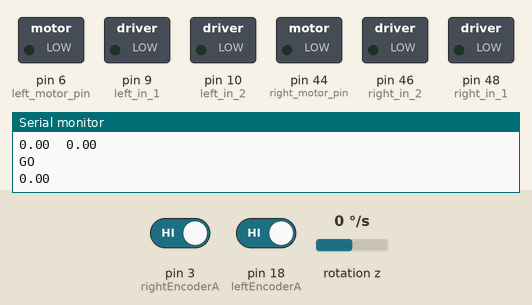
Bench run of a sketch on a simulated Arduino Mega 2560, built with avr-gcc and run on an emulated ATmega2560. On the bench: switched loads named in the sketch (green lamp = pin HIGH), the last lines printed to the serial monitor. Wiring (inferred from the names in the program): MPU-6050 motion sensor at I2C address 0x68. The test bench sets the inputs (shaded band); at power-on: rotation z 0 °/s, pin 3 (rightEncoderA) HIGH, pin 18 (leftEncoderA) HIGH.

Above: at 11.2 s.
11.3 s: rotation z set to -192 °/s
At 13.2 s:
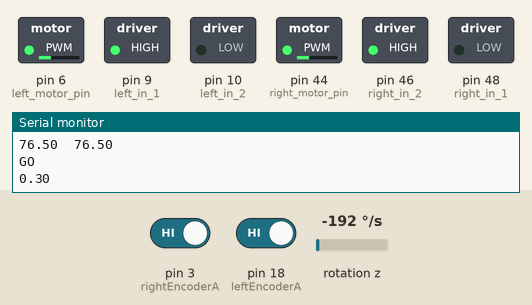
14.2 s: rotation z set to 100 °/s
At 17.1 s:
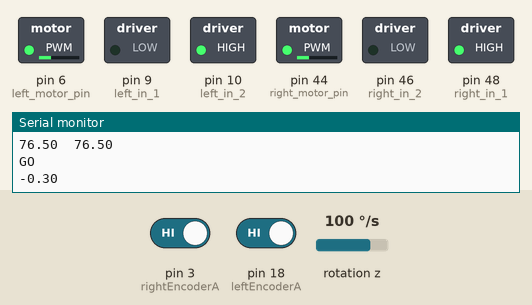
17.2 s: rotation z set to 97 °/s
At 19.2 s:
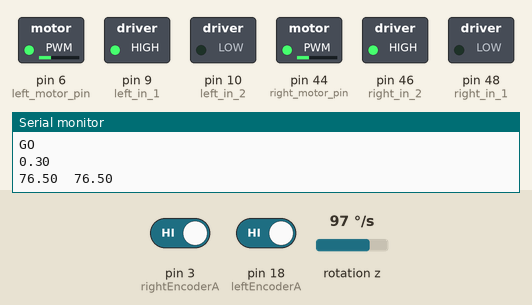
Timing chart, 0 to 21.3 s (numbered marks = the images above; inputs shaded):
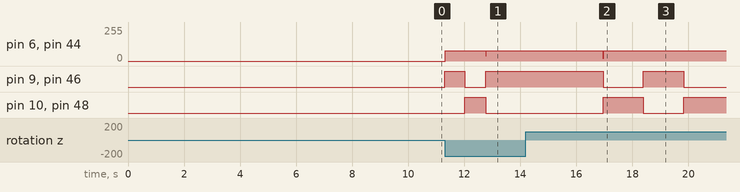

The sketch:

Turn-Test.ino
```cpp
#include "Wire.h"
#include "PIDController.h"

//A0 on MPU6050 set to 0
//6050 7 bit address is 0x68
//PWMGT address is 107; bit 6 controls sleep mode
//z axis gryo is 71 and 72; low is 72, high is 71
const int MPU_addr=0x68;  // I2C address of the MPU-6050
double gyro = 0;
long int t = millis();
float testing = 100000;
float calVal;

float gyroConvert = .978 * float(250)/(float(30500) * float(100000.0));

double FORWARD_DIST = 14;
float LEFT_TURN  = -90.25;
float RIGHT_TURN = 90.25;
float FULL_TURN = 166;

//Drive at this speed
float FORWARD_SPEED_CONST = 0.2;

double STOP_SPEED_THRESHOLD = 0.125;

//Navigation mode flags
bool isTurnInPlace = false;
bool turnComplete = false;
bool driveComplete = false;
bool isMotionFinished = false; //When the main control loop decides that it is finished, set this to true
float startYaw = 0;

int n = LOW, m = LOW;
int leftEncoderALast = LOW;
int rightEncoderALast = LOW;

int left_motor_pin = 6, left_in_1 = 9, left_in_2 = 10;
int right_motor_pin = 44, right_in_1 = 48, right_in_2 = 46;

//Encoders are reversed now, yo
int leftEncoderA = 18;
int leftEncoderB = 17;
int rightEncoderA = 3;
int rightEncoderB = 4;

double distance = 0.0, gyro_error = 0;
double kR = 0.009569377, kL = 0.009569377;//Encoder constants to convert to inches
double Y, X;


volatile int leftEncoderPos = 0;
volatile int rightEncoderPos = 0;
double yaw = 0;

//Targets
float targetYaw = 0;
double distance_target = 0;

//Wheel Distances
double leftDistance = 0, rightDistance = 0;

//Stores the PID constants for driving a distance and turning. [kP, kI, kD]
float turnPID[3] = {0.3, 0.0009, 0.0004};
float distPID[3] = {0.35, 0.0005, 0.000};

PIDController turningPID(0, turnPID);
PIDController distancePID(0, distPID);

//Motion Profile Variables
unsigned long startTime;
unsigned long accelTime, cruiseTime;
float maxVelocity = 2, maxAccel = 4, oldMaxVelocity = 6, oldMaxAccel = 8; //inches/sec and inches/sec/sec
float kV = 0.15, kA = 0.125;

//************************GYRO BLOCK*******************************//
double pollGyro(){
 Wire.beginTransmission(MPU_addr);
 Wire.write(71);  // starting with register 0x3B (ACCEL_XOUT_H)
 Wire.endTransmission(false);
 Wire.requestFrom(MPU_addr,2,true);  // request a total of 2 registers
 gyro = (~((Wire.read()<<8 | Wire.read())-1));
 //gyro = (((~(Wire.read()-1))<<8|(~(Wire.read()-1))));//*(250/32768));
 //Serial.println(gyro);

 return(gyro);//*(250.0/32768.0)-.05
 //Serial.println();
}
//************END GYRO BLOCK************************************//

//If the signals are the same, the encoder is rotating forward, else backwards
void doLeftEncoder()
{
  if(digitalRead(leftEncoderA) == digitalRead(leftEncoderB))
  {
    ++leftEncoderPos;
  }
  else
  {
    --leftEncoderPos;
  }
}
void doRightEncoder()
{
  if(digitalRead(rightEncoderA) == digitalRead(rightEncoderB))
  {
    ++rightEncoderPos;
  }
  else
  {
    --rightEncoderPos;
  }
}

/*
void superArcadeDrive(float left, float right, float turn_power)
{
	if(turn_power > 0)
	{

	}
	else
	{

	}
}
*/


void calculateMotionProfile(double distance)
{
	driveComplete = false;

	//Restore maxVelocity if it has been changed
	maxVelocity = oldMaxVelocity;
	maxAccel = oldMaxAccel;

	//If the distance is negative, flip the maximum values
	if(distance < 0)
	{
		oldMaxVelocity = maxVelocity;
		oldMaxAccel = maxAccel;

		maxVelocity *= -1;
		maxAccel *= -1;
	}

	//Since v = at, we can calculate acceleration time by dividing max velocity by max acceleration
	accelTime = maxVelocity / maxAccel;

	//We can find the distance travelled during both acceleration phases (positive and negative) by integrating
	//Treat the velocity profile as a triangle. Height is max velocity, and the base is 2 * accelTime
	//Make sure you multiply accelTime by 2 because it only calculates the duration of one phase.
	double accelDistance = (2 * accelTime) * maxVelocity * (0.5);

	//If there is still distance left after both acceleration phases, add time in for constant velocity.
	if(abs(distance) > abs(accelDistance))
	{
		//Since x = vt we know how to find the time we will spend at cruising velocities
		//Simply find the remaining distance and divide by max velocity
		cruiseTime = (distance - accelDistance) / maxVelocity;
	}
	//If the acceleration phases completely cover the distance, we are set to not cruise at all
	else if(distance == accelDistance)
	{
		//We don't need to ever cruise at a constant velocity, so set this to 0.
		cruiseTime = 0;
	}
	//If we have gone too far, then find a way to go shorter
	else
	{
		//We are going to scale the triangle down to the correct area (distance)
		//First find the factor between the two areas
		double ratio = distance / accelDistance;

		//Square root the area to find the scale factor of the sides of the triangle
		ratio = sqrt(ratio);

		//Save the input maxVelocity
		oldMaxVelocity = maxVelocity;

		//Apply ratio to the base (time) and the height (maxVelocity)
		accelTime = accelTime / ratio;
		maxVelocity = maxVelocity / ratio;
	}

	startTime = millis();
}

double trapezoidalMotionProfile()
{
	unsigned long cTime = (millis() - startTime);

	double currentTime = cTime / 1000;

	//If the current time is less than the time it takes to accelerate, we are in the acceleration phase
	if(currentTime < accelTime)
	{
		//Calculate velocity during acceleration (v = at)
		float velocity = maxAccel * currentTime;

		//Scale the velocity and acceleration to motor output
		float motorOutput = (kV * velocity) + (kA * maxAccel);

		//Output to motors
		return motorOutput;
	}
	//If the time is past the accel time, we need to cruise
	else if(currentTime < (accelTime + cruiseTime))
	{
		//Velocity is cruise velocity
		float velocity = maxVelocity;

		//Scale the velocity to motor output
		float motorOutput = kV * velocity;

		//Output to motors
		return motorOutput;
	}
	//This is the second acceleration phase
	else if(currentTime < ((2*accelTime) + cruiseTime))
	{
		//Calculate velocity during acceleration (v = vi + at)
		float velocity = maxVelocity - (maxAccel * currentTime);

		//Scale the velocity and acceleration to motor output
		float motorOutput = (kV * velocity) + ((-1) * kA * maxAccel);

		//Output to motors
		return motorOutput;
	}
	//Time is up! We should be done moving, so stop
	else
	{
		driveComplete = true;
		return 0;
	}
}

void arcadeDrive(float forward_power, float turn_power)
{
  float right, left;

  if(forward_power > 0)
  {
    if(turn_power > 0)
    {
      right = forward_power - turn_power;
      left = max(forward_power, turn_power);
    }
    else
    {
      right = max(forward_power, -turn_power);
      left = forward_power + turn_power;
    }
  }
  else
  {
    if(turn_power > 0)
    {
      right = (-1) * max(-forward_power, turn_power);
      left = forward_power + turn_power;
    }
    else
    {
      right = forward_power - turn_power;
      left = (-1) * max(-turn_power, -forward_power);
    }
  }

//Configure motors for directional driving
  if(left < 0)
  {
	digitalWrite(left_in_1, LOW);
	digitalWrite(left_in_2, HIGH);
  }
  else if(left == 0)
  {
	digitalWrite(left_in_1, LOW);
	digitalWrite(left_in_2, LOW);
  }
  else
  {
	digitalWrite(left_in_1, HIGH);
	digitalWrite(left_in_2, LOW);
  }

  if(right < 0)
  {
	digitalWrite(right_in_1, LOW);
	digitalWrite(right_in_2, HIGH);
  }
  else if(right == 0)
  {
	digitalWrite(right_in_1, LOW);
	digitalWrite(right_in_2, LOW);
  }
  else
  {
	digitalWrite(right_in_1, HIGH);
	digitalWrite(right_in_2, LOW);
  }

  Serial.print(abs(left)  * 255);
  Serial.print("\t");
  Serial.println(abs(right)  * 255);

  //Output to motors
  analogWrite(left_motor_pin, abs(left)  * 255);
  analogWrite(right_motor_pin, abs(right) * 255);
}
/*
	End Driving Functions
*/

bool mainControlLoop()
{

  //Update the yaw of the robot
    //yaw += float((micros()-t)*(pollGyro()-6)/testing)*(250.0/32768.0);
	yaw += float(((micros()-t)*(pollGyro()-calVal)))*gyroConvert;
    t = micros();

    //Serial.print(driveComplete);
    //Serial.print("\n");
    //Serial.println(turnComplete);

    gyro_error = yaw - targetYaw;
    //gyro_error = fmod((gyro_error + 180), 360.0) - 180;
    if(gyro_error > 180)
    {
      gyro_error = -(360 - gyro_error);
    }


	//Get the output variables based on PID Control
	if(!isTurnInPlace)
	{
		X = distancePID.GetOutput(distance_target, distance); //Calculate the forward power of the motors

		//If the robot is within a half inch of distance target, stop
		if(abs(distance - distance_target) < 0.5 )//&& abs(X) < STOP_SPEED_THRESHOLD)
		{
			//X = 0;
			driveComplete = true;
			//Serial.println("Drive Complete.");
		}
		else
		{
			driveComplete = false;
		}
	}
	else
	{
		driveComplete = true;
		X = 0;
	}

	Y = turningPID.GetOutput(0, gyro_error) * (-1); //Calculate the turning power of the motors

	Serial.println(Y);
	//Don't output if the output won't move the robot (save power)
	//X = filter(X);
	//Y = filter(Y);

	//if we are only off by 1 degree, dont turn
	if(((abs(gyro_error) < 0.25 && isTurnInPlace) || (abs(gyro_error) < 0.5 && !isTurnInPlace)) && abs(Y) < STOP_SPEED_THRESHOLD)
	{
		//Y = 0;
		turnComplete = true;
		//Serial.println("Turn Complete.");
	}
	else
	{
		turnComplete = false;
	}

	arcadeDrive(X,Y);

	return driveComplete && turnComplete;
}

void setup()
{
	Serial.begin(9600);
    //encoder initialization
    pinMode(leftEncoderA, INPUT);  //left encoder
    pinMode(leftEncoderB, INPUT);
    digitalWrite(leftEncoderA, HIGH);//pull up resistor
    digitalWrite(leftEncoderB, HIGH);//pull up resistor
    pinMode(rightEncoderA, INPUT);  //right encoder
    pinMode(rightEncoderB, INPUT);
    digitalWrite(rightEncoderA, HIGH);//pull up resistor
    digitalWrite(rightEncoderB, HIGH);//pull up resistor

    //Motor Initialization
    pinMode(left_motor_pin, OUTPUT);     //enable/disable
    pinMode(right_motor_pin, OUTPUT);    //enable/disable
    pinMode(right_in_1, OUTPUT);
    pinMode(right_in_2, OUTPUT);
    pinMode(left_in_1, OUTPUT);
    pinMode(left_in_2, OUTPUT);

	//PID Initialization
	//CHANGED: makes it safer by using lower values
	distancePID.SetOutputRange(0.3, -0.3);
	turningPID.SetOutputRange(0.3, -0.3);

	//Encoder
	attachInterrupt(1, doRightEncoder, CHANGE); //pin 3 interrupt
	attachInterrupt(5, doLeftEncoder, CHANGE);


	Wire.begin();
    Wire.beginTransmission(MPU_addr);
    Wire.write(0x6B);  // PWR_MGMT_1 register
    Wire.write(1);     // set to zero (wakes up the MPU-6050)
    Wire.endTransmission(true);
    Wire.beginTransmission(MPU_addr);
    Wire.write(0x1B);  // Gyro
    Wire.write(0x18);     // set to zero (wakes up the MPU-6050)
    Wire.endTransmission(true);
	Wire.beginTransmission(MPU_addr);
    Wire.write(0x1A);  // LPF
    Wire.write(0x01);
    Wire.endTransmission(true);

	for(int count = 0; count < 100; count++)
	{
        calVal += pollGyro();
        delayMicroseconds(10);
    }
    calVal = calVal/float(100);
	Serial.print("CALVAL: ");
	Serial.println(calVal);

    delay(10000);  //setup delay
	yaw = 0;

	t = micros();

	//calculateMotionProfile(14);
}

void loop()
{
	targetYaw = 0;
	distance_target = 0;
	isTurnInPlace = true;

	//Serial.println(yaw);

	distance = (kL*((double)leftEncoderPos) + (kR * ((double)rightEncoderPos)))/2;

	//isMotionFinished =  false;
	isMotionFinished = mainControlLoop();

	Serial.println("GO");

    delayMicroseconds(2000);
/*
	if(isMotionFinished)
	{
		arcadeDrive(0,0);
		while(1){} //End the program for quick calibration
	}
	*/
}
```

PIDController.cpp
```cpp
#include "PIDController.h"

PIDController::PIDController(float process_init, float *k)
{
    last_process_var = process_init;
    err = 0;
    integrator = 0;

    kP = k[0];
    kI = k[1];
    kD = k[2];

    low = -1;
    high = 1;
}

void PIDController::reinitialize(float process_init)
{
    last_process_var = process_init;

    err = 0;
    integrator = 0;
}

float PIDController::GetOutput(float setpoint, float process)
{
    err = setpoint - process;
    float P = kP * err;

    integrator += err;
    integrator = coerce(integrator, high, low);
    float I = kI * integrator;

    float delta = process - last_process_var;
    float D = kD * delta;

    float output = coerce(P + I + D, high, low);

    last_process_var = process;

    return output;
}

float PIDController::coerce(float val, float upper, float lower)
{
    if(val > upper)
    {
        return upper;
    }
    else if(val < lower)
    {
        return lower;
    }
    return val;
}

void PIDController::SetOutputRange(float upper, float lower)
{
	high = upper;
	low = lower;
}

PIDController::~PIDController()
{
    //dtor
}
```

PIDController.h
```cpp
#ifndef PIDCONTROLLER_H
#define PIDCONTROLLER_H

using namespace std;

class PIDController
{
    public:
        PIDController(float process_init, float *k);
        virtual ~PIDController();
        float GetOutput(float setpoint, float process);
        void SetOutputRange(float upper, float lower);
        void reinitialize(float process_init);
    protected:

    private:
        float integrator;
        float err;
        float last_process_var;
        float kP;
        float kI;
        float kD;
        float high, low;

        float coerce(float val, float upper, float lower);
};

#endif // PIDCONTROLLER_H
```

Measured:
- the behaviour switches between 100 and 99 °/s on rotation z (found by bisection; images 2 and 3)
- after the input at 11.3 s, pin 6 (left_motor_pin), pin 44 (right_motor_pin): 0/255 → 76/255 at once; pin 9 (left_in_1), pin 46 (right_in_2): LOW → HIGH at once, → LOW 0.72 s later, → HIGH 0.75 s later; pin 10 (left_in_2), pin 48 (right_in_1): LOW → HIGH after 0.73 s, → LOW 0.75 s later
- after the input at 14.2 s, pin 6 (left_motor_pin), pin 44 (right_motor_pin): 76/255 → 19/255 after 2.8 s, → 76/255 0.02 s later; pin 9 (left_in_1), pin 46 (right_in_2): HIGH → LOW after 2.8 s; pin 10 (left_in_2), pin 48 (right_in_1): LOW → HIGH after 2.8 s
- after the input at 17.2 s, pin 6 (left_motor_pin), pin 44 (right_motor_pin): stays 76/255 (without the input it goes to 53/255 after 2.6 s)
